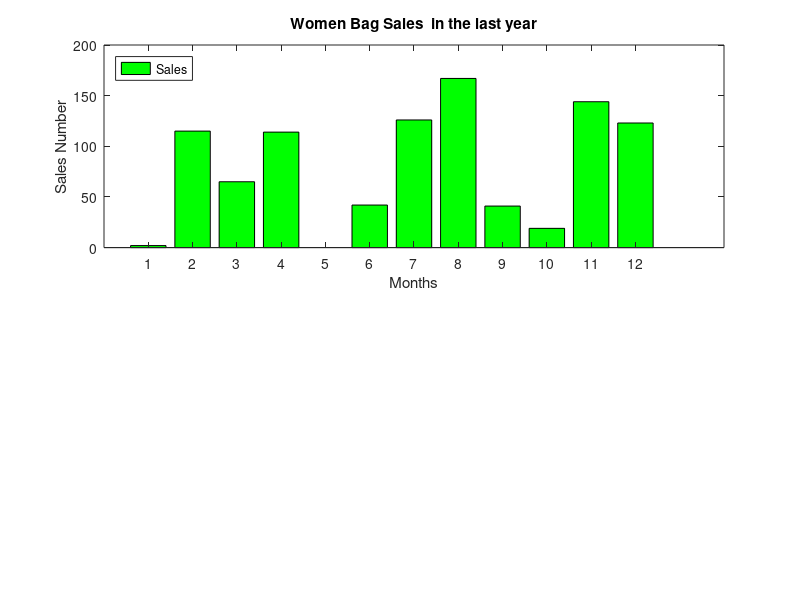

Source code (MATLAB):

months = 1:12; 
sales = randi([0, 200], 1, 12);  


figure;


subplot(2,1,1); 
bar(months, sales, 'FaceColor', 'green');

title('Women Bag Sales  in the last year'); 
xlabel('Months');
ylabel('Sales Number');
legend('Sales', 'Location', 'northwest'); 
